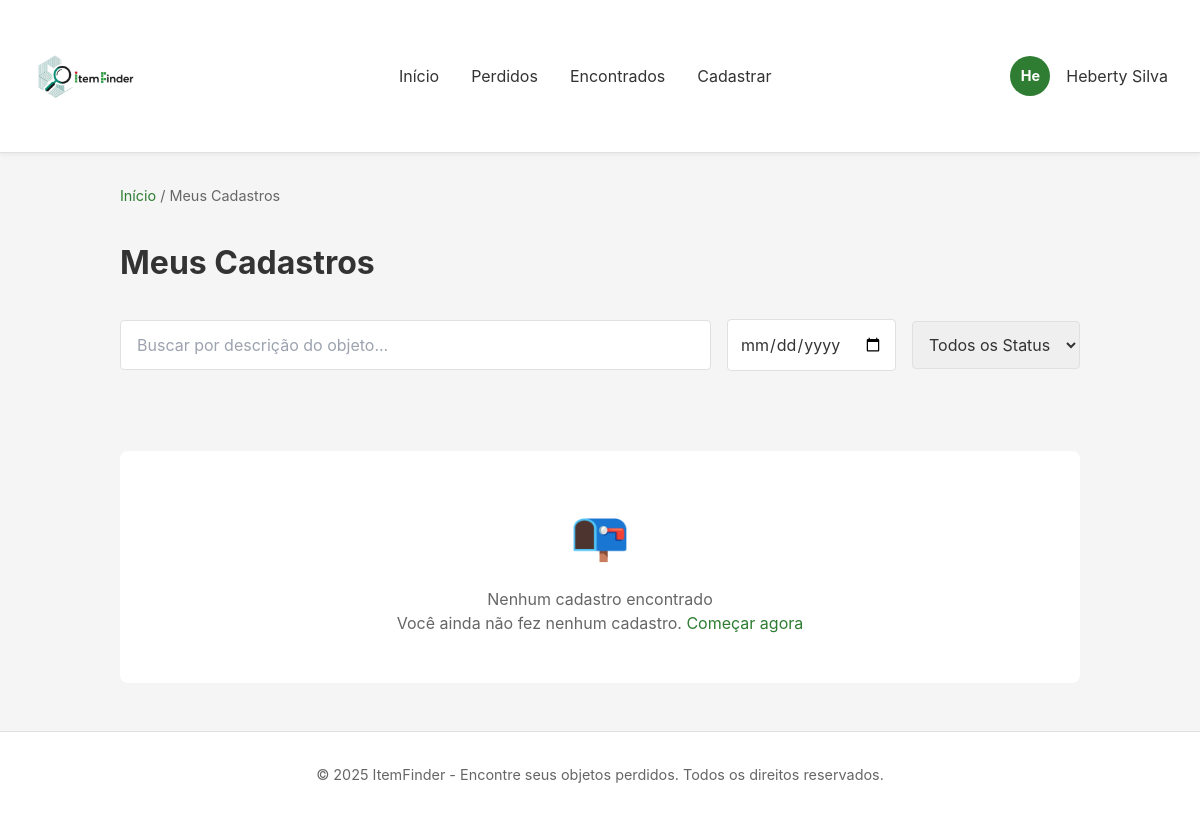
/meus_cadastros/ (signed in), run on an earlier commit of the app's database.
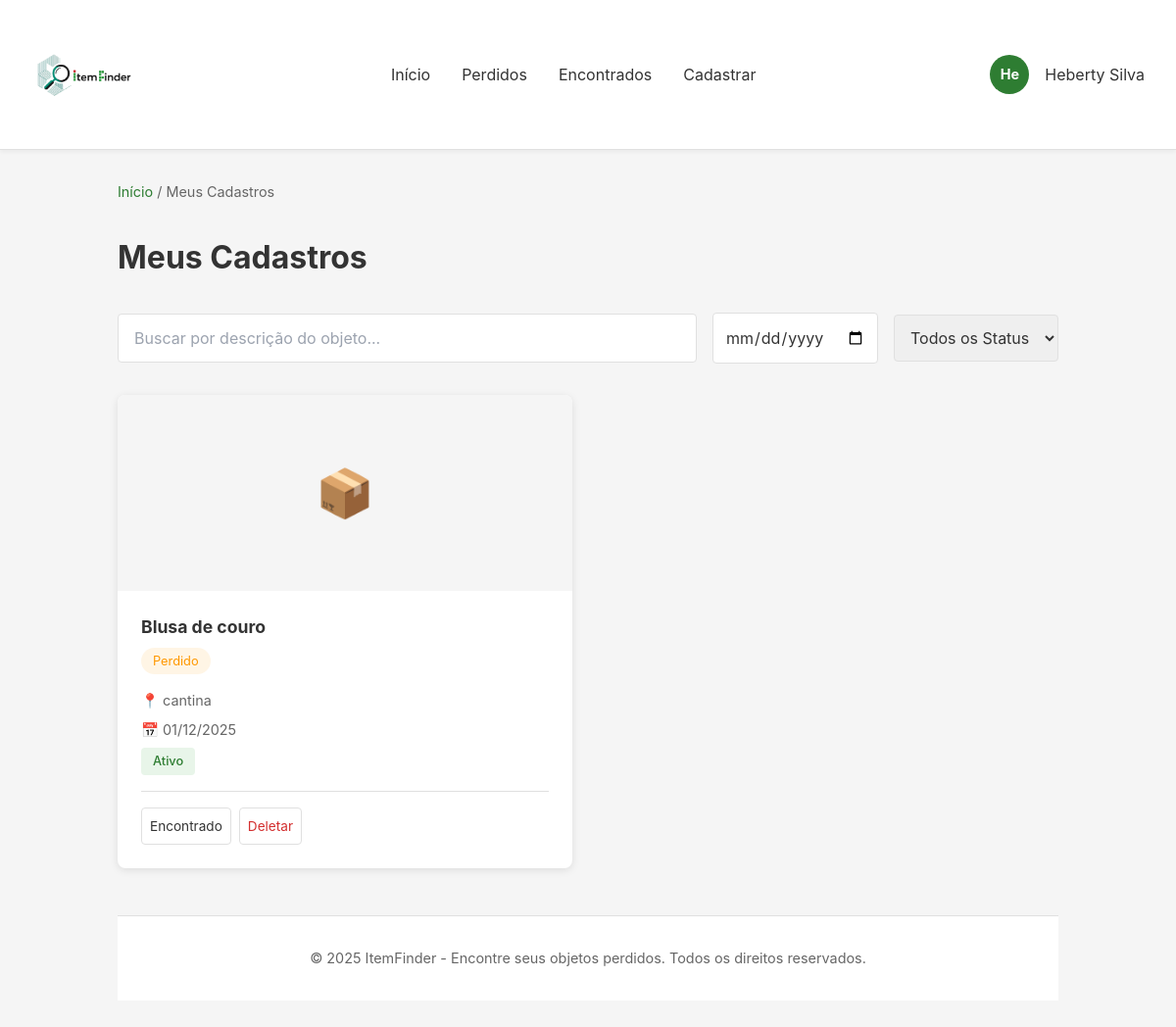
And on a later commit of the database.
### app/models.py (models this page shows, shortened)
class ItemPerdido(models.Model):
    nome = models.CharField(max_length=100)
    desc = models.TextField()
    local = models.CharField(max_length=100)
    data = models.DateField()
    foto = models.ImageField(upload_to='fotos/', blank=True, null=True)
    telefone = models.CharField(max_length=20)
    recompensa = models.CharField(max_length=50, blank=True, null=True)
    categoria = models.CharField(max_length=50, blank=True, null=True)
    data_cadastro = models.DateTimeField(auto_now_add=True)
    user = models.ForeignKey(User, on_delete=models.CASCADE)
    @property
    def tipo_item(self):
        return "perdido"

### app/views.py (the view)
# urls.py: path('meus_cadastros/', views.meus_cadastros, name='meus_cadastros'),
@login_required
def meus_cadastros(request):
    perdidos = ItemPerdido.objects.filter(user=request.user)
    encontrados = ItemAchado.objects.filter(user=request.user)
    cadastros = sorted(
        chain(perdidos, encontrados),
        key=lambda x: x.data_cadastro,
        reverse=True
    )
    return render(request, 'app/meus_cadastros.html', {'cadastros': cadastros})

### app/templates/app/meus_cadastros.html (shortened to what the changed rows need)
{% load static %}
<head>
    <script src="https://cdn.tailwindcss.com"></script>
</head>
<body>
    <div class="container">
        <h1 class="page-title">Meus Cadastros</h1>
        <div class="items-grid" id="itemsGrid">
            {% if cadastros %}
            {% for item in cadastros %}
            <div class="item-card" data-status="ativo" data-nome="{{ item.nome }}">
                <div class="item-image">
                    {% if item.foto %}
                    <img src="{{ item.foto.url }}" alt="{{ item.nome }}">
                    {% else %}
                    📦
                    {% endif %}
                </div>
                <div class="item-content">
                    <div class="item-title">{{ item.nome }}</div>
                    <span
                        class="item-category {% if item.tipo_item == 'perdido' %}perdido{% else %}encontrado{% endif %}">
                        {{ item.tipo_item|capfirst }}
                    </span>
                    <div class="item-info">📍 {{ item.local }}</div>
                    <div class="item-info">📅 {{ item.data_cadastro|date:"d/m/Y" }}</div>
                    <span class="item-status ativo">Ativo</span>
                    <div class="item-actions">
                        {% if item.tipo_item == 'perdido' %}
                        <form method="POST" action="{% url 'marcar_encontrado' item.id %}" style="display:inline;">
                            <button type="submit" class="btn-action">Encontrado</button>
                        </form>
                        {% elif item.tipo_item == 'encontrado' %}
                        <form method="POST" action="{% url 'marcar_devolvido' item.id %}" style="display:inline;">
                            {% csrf_token %}
                            <button type="submit" class="btn-action">Devolvido</button>
                        </form>
                        {% endif %}
                        <form method="POST" action="{% url 'deletar_item' item.id %}" style="display:inline;">
                            <button type="submit" class="btn-action danger">Deletar</button>
                        </form>
                    </div>
                </div>
            </div>
            {% endfor %}
            {% else %}
        </div>
        <div class="empty-state">
            <div class="empty-state-icon">📭</div>
            <h3>Nenhum cadastro encontrado</h3>
            <p>Você ainda não fez nenhum cadastro. <a href="{% url 'cadastro_item'%}"
                    style="color: var(--primary); text-decoration: none;">Começar agora</a></p>
        </div>
        {% endif %}
    </div>
</body>
</html>

What changed in the data, as far as the page shows it:
added ItemPerdido: nome "Blusa de couro", tipo_item "Perdido", local "cantina", data_cadastro "01/12/2025", shows "Encontrado"
Also different on the page:
text no longer shown: "📭 Nenhum cadastro encontrado Você ainda não fez nenhum cadastro. Começar agora"
